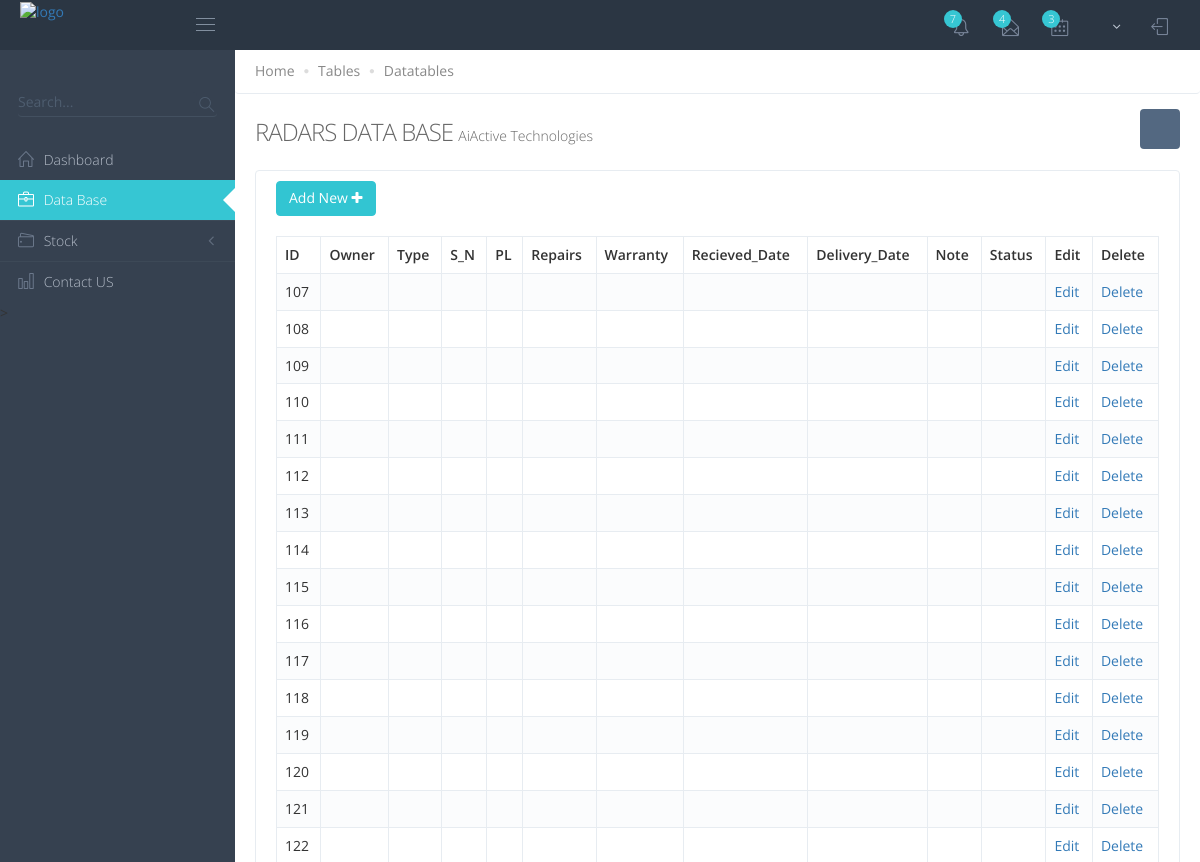
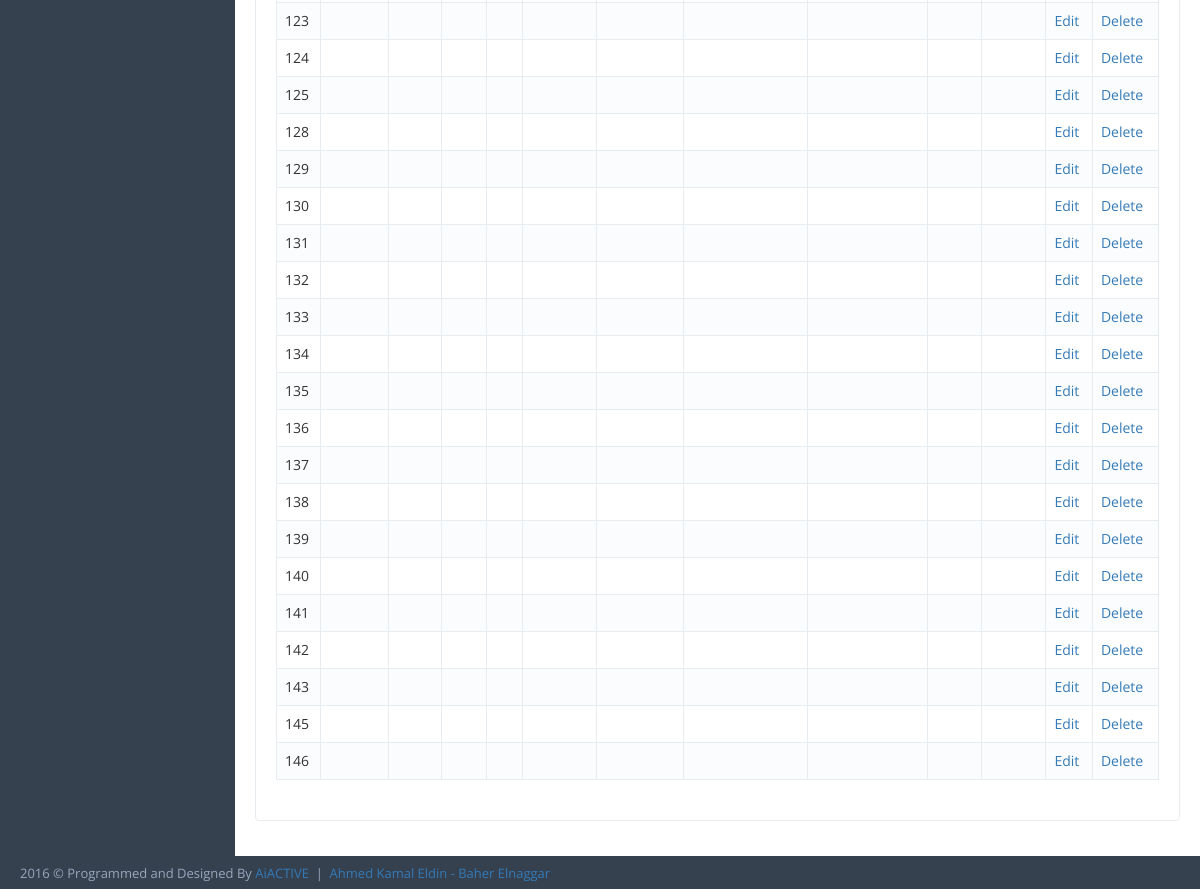
The page /Old.pages/Repairs.php (signed in) on the database its author committed (2 pictures, top to bottom).
### tables this page shows
CREATE TABLE `repairs` (
  `ID` int(10) unsigned NOT NULL AUTO_INCREMENT,
  `Barcode` varchar(255) DEFAULT NULL,
  `Name` varchar(255) DEFAULT NULL,
  `Quantity` double DEFAULT NULL,
  `Price` double DEFAULT NULL,
  `Description` varchar(255) DEFAULT NULL,
  `sale` int(11) DEFAULT NULL,
  `average_price` double DEFAULT NULL,
  `total` double DEFAULT NULL,
  `new_price` double DEFAULT NULL,
  PRIMARY KEY (`ID`),
  UNIQUE KEY `ID_UNIQUE` (`ID`),
  UNIQUE KEY `Barcode_UNIQUE` (`Barcode`),
  UNIQUE KEY `Name_UNIQUE` (`Name`)
);

### Old.pages/Repairs.php (the view, shortened to what this page needs)
<?php
 require_once 'core/config.php';
?>
<!DOCTYPE html>
<html lang="en">
    <head>
        <link href="./assets/global/plugins/font-awesome/css/font-awesome.min.css" rel="stylesheet" type="text/css" />
        <link href="./assets/global/plugins/simple-line-icons/simple-line-icons.min.css" rel="stylesheet" type="text/css" />
        <link href="./assets/global/plugins/bootstrap/css/bootstrap.min.css" rel="stylesheet" type="text/css" />
        <link href="./assets/global/plugins/bootstrap-switch/css/bootstrap-switch.min.css" rel="stylesheet" type="text/css" />
        <link href="./assets/global/plugins/datatables/datatables.min.css" rel="stylesheet" type="text/css" />
        <link href="./assets/global/plugins/datatables/plugins/bootstrap/datatables.bootstrap.css" rel="stylesheet" type="text/css" />
        <link href="./assets/global/css/components-rounded.min.css" rel="stylesheet" id="style_components" type="text/css" />
        <link href="./assets/global/css/plugins.min.css" rel="stylesheet" type="text/css" />
        <link href="./assets/layouts/layout/css/layout.min.css" rel="stylesheet" type="text/css" />
        <link href="./assets/layouts/layout/css/themes/darkblue.min.css" rel="stylesheet" type="text/css" id="style_color" />
        <link href="./assets/layouts/layout/css/custom.min.css" rel="stylesheet" type="text/css" />
		<link href="assets/layouts/layout/css/mystyle.css" rel="stylesheet" type="text/css" />
        <link rel="shortcut icon" href="favicon.ico" /> </head>
    <body class="page-header-fixed page-sidebar-closed-hide-logo page-content-white">
        <div class="page-wrapper">
            <div class="page-header navbar navbar-fixed-top">
                <div class="page-header-inner ">
                    <div class="page-logo">
                        <a href="index.html">
                            <img src="assets/layouts/layout/img/aiactive11.png" alt="logo" class="logo-default" /> </a>
                        <div class="menu-toggler sidebar-toggler">
                            <span></span>
                        </div>
                    </div>
                    <div class="top-menu">
                        <ul class="nav navbar-nav pull-right">
                            <li class="dropdown dropdown-extended dropdown-notification" id="header_notification_bar">
                                <a href="javascript:;" class="dropdown-toggle" data-toggle="dropdown" data-hover="dropdown" data-close-others="true">
                                    <i class="icon-bell"></i>
                                    <span class="badge badge-default"> 7 </span>
                                </a>
                            </li>
                            <li class="dropdown dropdown-extended dropdown-inbox" id="header_inbox_bar">
                                <a href="javascript:;" class="dropdown-toggle" data-toggle="dropdown" data-hover="dropdown" data-close-others="true">
                                    <i class="icon-envelope-open"></i>
                                    <span class="badge badge-default"> 4 </span>
                                </a>
                            </li>
                            <li class="dropdown dropdown-extended dropdown-tasks" id="header_task_bar">
                                <a href="javascript:;" class="dropdown-toggle" data-toggle="dropdown" data-hover="dropdown" data-close-others="true">
                                    <i class="icon-calendar"></i>
                                    <span class="badge badge-default"> 3 </span>
                                </a>
                            </li>
                            <li class="dropdown dropdown-user">
                                <a href="javascript:;" class="dropdown-toggle" data-toggle="dropdown" data-hover="dropdown" data-close-others="true">
                                    <span class="username username-hide-on-mobile"> <?php echo $userRow['userName']; ?>&nbsp; </span>
                                    <i class="fa fa-angle-down"></i>
                                </a>
                            </li>
                            <li class="dropdown dropdown-quick-sidebar-toggler">
                                <a href="javascript:;" class="dropdown-toggle">
                                    <i class="icon-logout"></i>
                                </a>
                            </li>
                        </ul>
                    </div>
                </div>
            </div>
            <div class="page-container">
                <div class="page-sidebar-wrapper">
                    <div class="page-sidebar navbar-collapse collapse">
                        <ul class="page-sidebar-menu  page-header-fixed " data-keep-expanded="false" data-auto-scroll="true" data-slide-speed="200" style="padding-top: 20px">
                            <li class="sidebar-search-wrapper">
                                <form class="sidebar-search  " action="page_general_search_3.html" method="POST">
                                    <div class="input-group">
                                        <input type="text" class="form-control" placeholder="Search...">
                                        <span class="input-group-btn">
                                            <a href="javascript:;" class="btn submit">
                                                <i class="icon-magnifier"></i>
                                            </a>
                                        </span>
                                    </div>
                                </form>
                            </li>
                            <li class="nav-item start ">
                                <a href="dashboard.php" class="nav-link nav-toggle">
                                    <i class="icon-home"></i>
                                    <span class="title">Dashboard</span>
                                </a>
                            </li>
                            <li class="nav-item active open">
                                <a href="Repairs.php" class="nav-link">
                                    <i class="icon-briefcase"></i>
                                    <span class="title">Data Base</span>
                                    <span class="selected"></span>
                                </a>
                            </li>
                            <li class="nav-item  ">
                                <a href="?p=" class="nav-link nav-toggle">
                                    <i class="icon-wallet"></i>
                                    <span class="title">Stock</span>
                                </a>
                            </li>
                            <li class="nav-item  ">
                                <a href="javascript:;" class="nav-link">
                                    <i class="icon-bar-chart"></i>
                                    <span class="title">Contact US</span>
                                </a>
                            </li>
                        </ul>
                    </div>
                </div>
                <div class="page-content-wrapper">
                    <div class="page-content">
                        <div class="theme-panel hidden-xs hidden-sm">
                            <div class="toggler"> </div>
                        </div>
                        <div class="page-bar">
                            <ul class="page-breadcrumb">
                                <li>
                                    <a href="index.html">Home</a>
                                    <i class="fa fa-circle"></i>
                                </li>
                                <li>
                                    <a href="#">Tables</a>
                                    <i class="fa fa-circle"></i>
                                </li>
                                <li>
                                    <span>Datatables</span>
                                </li>
                            </ul>
                        </div>
                        <h1 class="page-title"> RADARS DATA BASE
                            <small>AiActive Technologies</small>
                        </h1>
                        <div class="row">
                            <div class="col-md-12">
                                <div class="portlet light portlet-fit bordered">
                                    <div class="portlet-body">
                                        <div class="table-toolbar">
                                            <div class="row">
                                                <div class="col-md-6">
                                                    <div class="btn-group">
                                                        <button id="sample_editable_1_new" class="btn green"> Add New
                                                            <i class="fa fa-plus"></i>
                                                        </button>
                                                    </div>
                                                </div>
                                                <div class="col-md-6">
                                                </div>
                                            </div>
                                        </div>
								<?php
                                    $query="SELECT * FROM Repairs";
                                    if ($result = $conn->query($query))
                                    {
                                ?>
                                        <table class="table table-striped table-hover table-bordered" id="sample_editable_1">
                                            <thead>
                                            <tr>
                                                <th>ID</th>
                                                <th>Owner</th>
                                                <th>Type</th>
                                                <th>S_N</th>
                                                <th>PL</th>
                                                <th>Repairs</th>
                                                <th>Warranty</th>
                                                <th>Recieved_Date</th>
                                                <th>Delivery_Date</th>
                                                <th>Note</th>
                                                <th>Status</th>
												<th>Edit</th>
												<th>Delete</th>
                                            </tr>
                                        </thead>
                                            <tbody>
                                                <?php
                                        while ( $row = $result->fetch_array(MYSQLI_ASSOC))
                                        {
                                            ?>
                                            <tr>
                                                <td><?php echo $row['ID']; ?></td>
                                                <td><?php echo $row['Owner']; ?></td>
                                                <td><?php echo $row['Type']; ?></td>
                                                <td><?php echo $row['S_N']; ?></td>
                                                <td><?php echo $row['PL']; ?></td>
                                                <td><?php echo $row['Repairs']; ?></td>
                                                <td><?php echo $row['Warrenty']; ?></td>
                                                <td><?php echo $row['Recieved_Date']; ?></td>
                                                <td><?php echo $row['Delivery_Date']; ?></td>
                                                <td><?php echo $row['Note']; ?></td>
                                                <td><?php echo $row['Status']; ?></td>
                                                    <td>
                                                        <a class="edit" href="javascript:;"> Edit </a>
                                                    </td>
                                                    <td>
                                                        <a class="delete" href="javascript:;"> Delete </a>
                                                    </td>
                                                </tr>
												<?php
                                        }
                                        ?>
                                            </tbody>
											<?php
                                    }
                                    else
                                    {
                                        $errorMsg = "DB Error: ".$conn->error;
                                    }
                                ?>
                                        </table>
                                    </div>
                                </div>
                            </div>
                        </div>
                    </div>
                </div>
            </div>
            <div class="page-footer">
                <div class="page-footer-inner"> 2016 &copy; Programmed and Designed By
                    <a target="_blank" href="http://aiactive.com">AiACTIVE</a> &nbsp;|&nbsp;
                    <a  title="Purchase Metronic just for 27$ and get lifetime updates for free" target="_blank">Ahmed Kamal Eldin - Baher Elnaggar</a>
                </div>
            </div>
        </div>
    </body>
</html>

### assets/layouts/layout/css/mystyle.css (style rules this page uses)
.page-header.navbar .page-logo .logo-default { margin: 2px 0 0 0; }

### rows shown on the page
repairs: ID "107"
repairs: ID "108"
repairs: ID "109"
repairs: ID "110"
repairs: ID "111"
repairs: ID "112"
repairs: ID "113"
repairs: ID "114"
repairs: ID "115"
repairs: ID "116"
repairs: ID "117"
repairs: ID "118"
repairs: ID "119"
repairs: ID "120"
repairs: ID "121"
repairs: ID "122"
repairs: ID "123"
repairs: ID "124"
repairs: ID "125"
repairs: ID "128"
repairs: ID "129"
repairs: ID "130"
repairs: ID "131"
repairs: ID "132"
repairs: ID "133"
repairs: ID "134"
repairs: ID "135"
repairs: ID "136"
repairs: ID "137"
repairs: ID "138"
repairs: ID "139"
repairs: ID "140"
repairs: ID "141"
repairs: ID "142"
repairs: ID "143"
repairs: ID "145"
repairs: ID "146"
